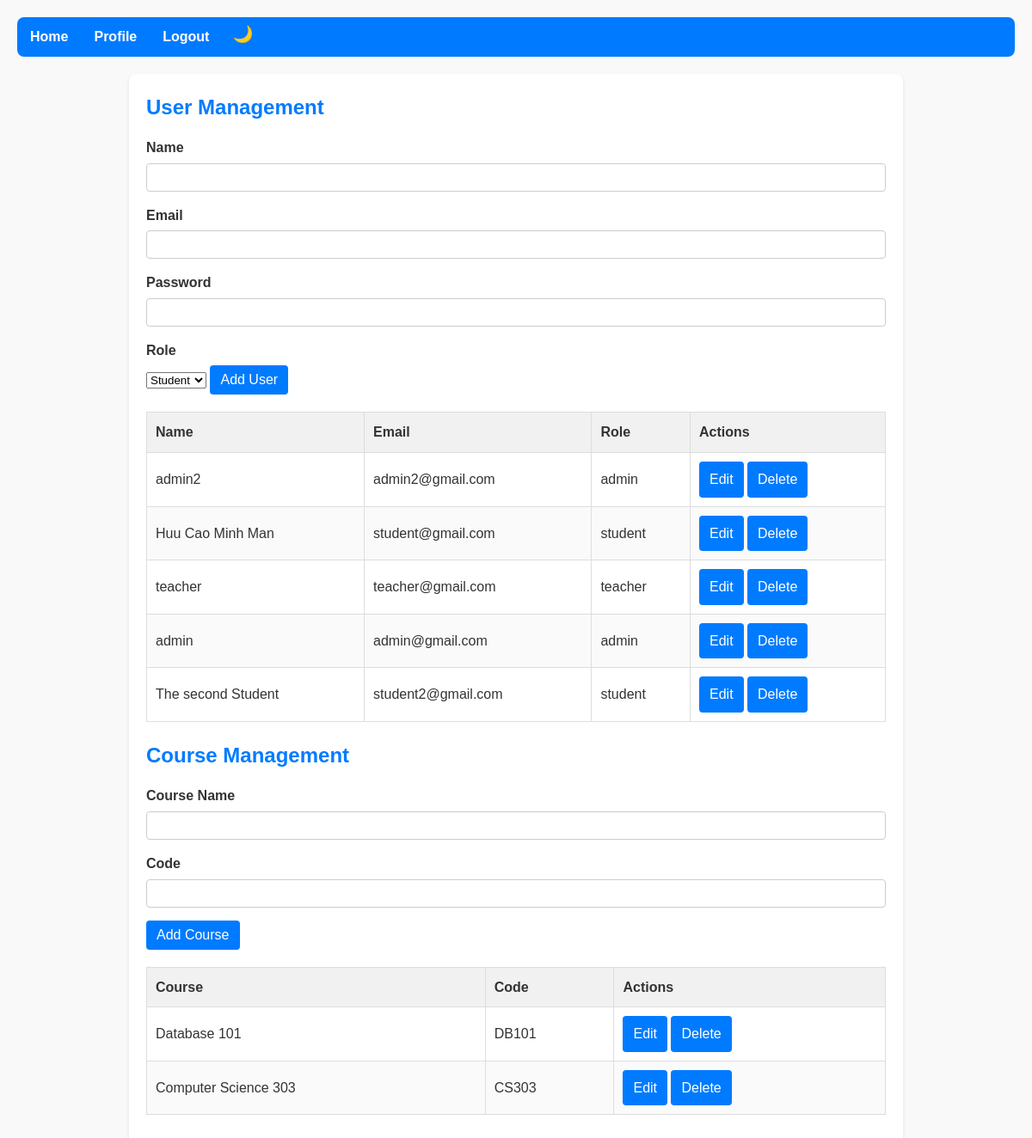
Screenshot of /admin.php (signed in) with the database file from the repository.
### tables this page shows
CREATE TABLE `users` (
  `user_id` int NOT NULL AUTO_INCREMENT,
  `name` varchar(100) NOT NULL,
  `email` varchar(100) NOT NULL,
  `password` varchar(255) NOT NULL,
  `user_type` enum('student','teacher','admin') NOT NULL DEFAULT 'student',
  PRIMARY KEY (`user_id`),
  UNIQUE KEY `email` (`email`)
);

CREATE TABLE `courses` (
  `course_id` int NOT NULL AUTO_INCREMENT,
  `course_name` varchar(100) NOT NULL,
  `code` varchar(20) NOT NULL,
  PRIMARY KEY (`course_id`),
  UNIQUE KEY `code` (`code`)
);

### admin.php (the view, shortened to what this page needs)
<?php
include 'db.php';
include 'includes/header.php';
$editUser   = false;
$editCourse = false;
$usersStmt   = $pdo->query('SELECT user_id, name, email, user_type FROM users');
$allUsers    = $usersStmt->fetchAll();
$coursesStmt = $pdo->query('SELECT course_id, course_name, code FROM courses');
$allCourses  = $coursesStmt->fetchAll();
?>
<div class="container">
    <h2>User Management</h2>
    <form method="post">
        <label>Name</label>
        <input name="name" type="text" value="<?= $uName ?? '';?>" required>
        <label>Email</label>
        <input name="email" type="email" value="<?= $uEmail ?? '';?>" required <?= $editUser ? 'readonly' : '';?>>
        <?php if (!$editUser): ?>
            <label>Password</label>
            <input name="password" type="password" required>
        <?php endif; ?>
        <label>Role</label>
        <select name="user_type">
            <option value="student" <?= (!isset($uRole) || $uRole=='student')?'selected':'';?>>Student</option>
        </select>
        <?php if ($editUser): ?>
            <input type="hidden" name="user_id" value="<?= $uId;?>">
            <button name="edit_user" class="btn">Update User</button>
            <a href="admin.php" class="btn">Cancel</a>
        <?php else: ?>
            <button name="add_user" class="btn">Add User</button>
        <?php endif; ?>
    </form>
    <table>
        <tr><th>Name</th><th>Email</th><th>Role</th><th>Actions</th></tr>
        <?php foreach ($allUsers as $user): ?>
            <tr>
                <td><?=htmlspecialchars($user['name']);?></td>
                <td><?=htmlspecialchars($user['email']);?></td>
                <td><?=htmlspecialchars($user['user_type']);?></td>
                <td>
                    <a href="?edit_user=<?= $user['user_id'];?>" class="btn">Edit</a>
                    <a href="?delete_user=<?= $user['user_id'];?>" class="btn" onclick="return confirm('Delete this user?');">Delete</a>
                </td>
            </tr>
        <?php endforeach;?>
    </table>
    <h2>Course Management</h2>
    <form method="post">
        <label>Course Name</label>
        <input name="course_name" type="text" value="<?= $cName ?? '';?>" required>
        <label>Code</label>
        <input name="code" type="text" value="<?= $cCode ?? '';?>" required>
        <?php if ($editCourse): ?>
            <input type="hidden" name="course_id" value="<?= $cId;?>">
            <button name="edit_course" class="btn">Update Course</button>
            <a href="admin.php" class="btn">Cancel</a>
        <?php else: ?>
            <button name="add_course" class="btn">Add Course</button>
        <?php endif; ?>
    </form>
    <table>
        <tr><th>Course</th><th>Code</th><th>Actions</th></tr>
        <?php foreach ($allCourses as $course): ?>
            <tr>
                <td><?=htmlspecialchars($course['course_name']);?></td>
                <td><?=htmlspecialchars($course['code']);?></td>
                <td>
                    <a href="?edit_course=<?= $course['course_id'];?>" class="btn">Edit</a>
                    <a href="?delete_course=<?= $course['course_id'];?>" class="btn" onclick="return confirm('Delete this course?');">Delete</a>
                </td>
            </tr>
        <?php endforeach;?>
    </table>
</div>

### includes/header.php (shortened to what this page needs)
<!DOCTYPE html>
<html lang="en">
<head>
    <link rel="stylesheet" href="assets/css/style.css">
    <link rel="stylesheet" href="assets/css/custom.css">
</head>
<body>
    <nav>
        <ul>
            <?php if (isset($_SESSION['user_id'])): ?>
                <li><a href="dashboard.php">Home</a></li>
                <li><a href="profile.php">Profile</a></li>
                <li><a href="logout.php">Logout</a></li>
            <?php else: ?>
                <li><a href="index.php">Home</a></li>
                <li><a href="login.php">Login</a></li>
                <li><a href="register.php">Register</a></li>
            <?php endif; ?>
            <li>
  <button id="theme-toggle" style="background:none;border:none;color:inherit;cursor:pointer;font-size:1.2rem">
    🌙
  </button>
</li>
        </ul>
    </nav>

### assets/css/style.css (style rules this page uses)
:root { --bg-color: #f9f9f9; --card-bg: #fff; --text-color: #333; --accent-color: #007BFF; --nav-bg: #007BFF; --nav-text: #fff; --table-header: #f1f1f1; --table-row-alt: #fafafa; }
* { margin: 0; padding: 0; box-sizing: border-box; }
body { font-family: Arial, sans-serif; line-height: 1.6; background-color: var(--bg-color); color: var(--text-color); padding: 20px; }
.container { max-width: 900px; margin: 0 auto; background: var(--card-bg); padding: 20px; border-radius: 8px; box-shadow: 0 2px 4px rgba(0,0,0,0.1); }
nav ul { list-style: none; display: flex; justify-content: flex-start; background: var(--nav-bg); border-radius: 8px; overflow: hidden; margin-bottom: 20px; }
nav ul li a { display: block; padding: 10px 15px; color: var(--nav-text); text-decoration: none; font-weight: bold; }
h1, h2 { margin-bottom: 15px; color: var(--accent-color); }
a { color: var(--accent-color); text-decoration: none; }
button, .btn { display: inline-block; padding: 8px 12px; border: none; border-radius: 4px; background: var(--accent-color); color: var(--nav-text); cursor: pointer; font-size: 1rem; text-align: center; }
table { width: 100%; border-collapse: collapse; margin-bottom: 20px; }
table th, table td { padding: 10px; border: 1px solid #ddd; text-align: left; }
table th { background: var(--table-header); }
table tr:nth-child(odd) { background: var(--table-row-alt); }
form { margin-bottom: 20px; }
label { display: block; margin-bottom: 5px; font-weight: bold; }
input[type="text"], input[type="email"], input[type="password"], input[type="date"] { width: 100%; padding: 8px; margin-bottom: 15px; border: 1px solid #ccc; border-radius: 4px; background: var(--card-bg); color: var(--text-color); }

### rows the page displays
users: name "admin2", email "admin2@gmail.com", user_type "admin"
users: name "Huu Cao Minh Man", email "student@gmail.com", user_type "student"
users: name "teacher", email "teacher@gmail.com", user_type "teacher"
users: name "admin", email "admin@gmail.com", user_type "admin"
users: name "The second Student", email "student2@gmail.com", user_type "student"
courses: course_name "Database 101", code "DB101"
courses: course_name "Computer Science 303", code "CS303"
